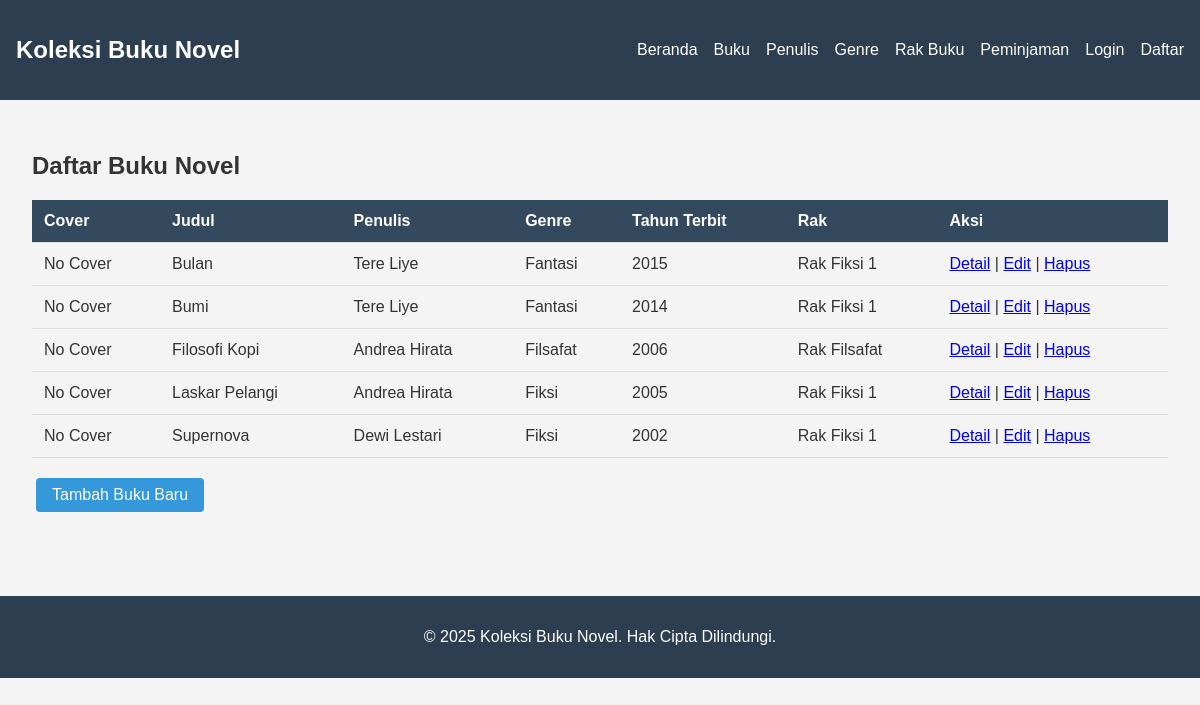
Page /pages/books/index.php on the committed database.
### tables this page shows
CREATE TABLE books (
    id INT AUTO_INCREMENT PRIMARY KEY,
    title VARCHAR(200) NOT NULL,
    author_id INT,
    genre_id INT,
    publication_year YEAR,
    isbn VARCHAR(20),
    description TEXT,
    rack_id INT,
    total_copies INT DEFAULT 1,
    available_copies INT DEFAULT 1,
    cover_image VARCHAR(255),
    created_at TIMESTAMP DEFAULT CURRENT_TIMESTAMP,
    updated_at TIMESTAMP DEFAULT CURRENT_TIMESTAMP ON UPDATE CURRENT_TIMESTAMP,
    FOREIGN KEY (author_id) REFERENCES authors(id) ON DELETE SET NULL,
    FOREIGN KEY (genre_id) REFERENCES genres(id) ON DELETE SET NULL,
    FOREIGN KEY (rack_id) REFERENCES racks(id) ON DELETE SET NULL
);

CREATE TABLE authors (
    id INT AUTO_INCREMENT PRIMARY KEY,
    name VARCHAR(100) NOT NULL,
    biography TEXT,
    birth_date DATE,
    death_date DATE,
    nationality VARCHAR(50),
    photo VARCHAR(255),
    created_at TIMESTAMP DEFAULT CURRENT_TIMESTAMP,
    updated_at TIMESTAMP DEFAULT CURRENT_TIMESTAMP ON UPDATE CURRENT_TIMESTAMP
);

CREATE TABLE genres (
    id INT AUTO_INCREMENT PRIMARY KEY,
    name VARCHAR(50) UNIQUE NOT NULL,
    description TEXT,
    created_at TIMESTAMP DEFAULT CURRENT_TIMESTAMP,
    updated_at TIMESTAMP DEFAULT CURRENT_TIMESTAMP ON UPDATE CURRENT_TIMESTAMP
);

CREATE TABLE racks (
    id INT AUTO_INCREMENT PRIMARY KEY,
    name VARCHAR(50) NOT NULL,
    location VARCHAR(100),
    description TEXT,
    created_at TIMESTAMP DEFAULT CURRENT_TIMESTAMP,
    updated_at TIMESTAMP DEFAULT CURRENT_TIMESTAMP ON UPDATE CURRENT_TIMESTAMP
);

### pages/books/index.php (the view, shortened to what this page needs)
<?php
require_once dirname(__DIR__, 2) . '/includes/header.php';
echo "<h2>Daftar Buku Novel</h2>";
$stmt = $pdo->query("SELECT b.*, a.name as author_name, g.name as genre_name, r.name as rack_name
                     FROM books b
                     LEFT JOIN authors a ON b.author_id = a.id
                     LEFT JOIN genres g ON b.genre_id = g.id
                     LEFT JOIN racks r ON b.rack_id = r.id
                     ORDER BY b.title");
$books = $stmt->fetchAll(PDO::FETCH_ASSOC);
echo "<div class='books-list'>";
if (count($books) > 0) {
    echo "<table class='table'>";
    echo "<thead>";
    echo "<tr>";
    echo "<th>Cover</th>";
    echo "<th>Judul</th>";
    echo "<th>Penulis</th>";
    echo "<th>Genre</th>";
    echo "<th>Tahun Terbit</th>";
    echo "<th>Rak</th>";
    echo "<th>Aksi</th>";
    echo "</tr>";
    echo "</thead>";
    echo "<tbody>";
    foreach ($books as $book) {
        echo "<tr>";
        echo "<td>";
        if ($book['cover_image']) {
            echo "<img src='" . COVER_UPLOAD_PATH . $book['cover_image'] . "' alt='" . $book['title'] . "' width='50'>";
        } else {
            echo "No Cover";
        }
        echo "</td>";
        echo "<td>" . $book['title'] . "</td>";
        echo "<td>" . ($book['author_name'] ?? 'Tidak Diketahui') . "</td>";
        echo "<td>" . ($book['genre_name'] ?? 'Tidak Diketahui') . "</td>";
        echo "<td>" . $book['publication_year'] . "</td>";
        echo "<td>" . ($book['rack_name'] ?? 'Tidak Ditentukan') . "</td>";
        echo "<td>";
        echo "<a href='detail.php?id=" . $book['id'] . "'>Detail</a> | ";
        echo "<a href='edit.php?id=" . $book['id'] . "'>Edit</a> | ";
        echo "<a href='delete.php?id=" . $book['id'] . "' onclick=\"return confirm('Yakin ingin menghapus buku ini?')\">Hapus</a>";
        echo "</td>";
        echo "</tr>";
    }
    echo "</tbody>";
    echo "</table>";
} else {
    echo "<p>Belum ada buku dalam koleksi.</p>";
}
echo "</div>";
echo "<div class='actions'>";
echo "<a href='create.php' class='btn btn-primary'>Tambah Buku Baru</a>";
echo "</div>";
require_once dirname(__DIR__, 2) . '/includes/footer.php';
?>

### includes/header.php (shortened to what this page needs)
<!DOCTYPE html>
<html lang="id">
<head>
    <link rel="stylesheet" href="<?php echo BASE_URL; ?>/assets/css/style.css">
</head>
<body>
    <header>
        <nav class="navbar">
            <div class="nav-brand">
                <h1><a href="<?php echo BASE_URL; ?>/index.php"><?php echo SITE_NAME; ?></a></h1>
            </div>
            <ul class="nav-menu">
                <li><a href="<?php echo BASE_URL; ?>/index.php">Beranda</a></li>
                <li><a href="<?php echo BASE_URL; ?>/pages/books/index.php">Buku</a></li>
                <li><a href="<?php echo BASE_URL; ?>/pages/authors/index.php">Penulis</a></li>
                <li><a href="<?php echo BASE_URL; ?>/pages/genres/index.php">Genre</a></li>
                <li><a href="<?php echo BASE_URL; ?>/pages/racks/index.php">Rak Buku</a></li>
                <li><a href="<?php echo BASE_URL; ?>/pages/lending/index.php">Peminjaman</a></li>
                <?php if (isset($_SESSION['user_id'])): ?>
                <li><a href="<?php echo BASE_URL; ?>/pages/profile/index.php">Profil</a></li>
                <li><a href="<?php echo BASE_URL; ?>/pages/auth/logout.php">Logout</a></li>
                <?php else: ?>
                <li><a href="<?php echo BASE_URL; ?>/pages/auth/login.php">Login</a></li>
                <li><a href="<?php echo BASE_URL; ?>/pages/auth/register.php">Daftar</a></li>
                <?php endif; ?>
            </ul>
        </nav>
    </header>
    <main>

### includes/footer.php (shortened to what this page needs)
    </main>
    <footer>
        <p>&copy; <?php echo date('Y'); ?> <?php echo SITE_NAME; ?>. Hak Cipta Dilindungi.</p>
    </footer>
</body>
</html>

### assets/css/style.css (style rules this page uses)
body { font-family: Arial, sans-serif; margin: 0; padding: 0; background-color: #f4f4f4; color: #333; }
header { background-color: #2c3e50; color: white; padding: 1rem; }
.navbar { display: flex; justify-content: space-between; align-items: center; }
.nav-brand a { color: white; text-decoration: none; font-size: 1.5rem; }
.nav-menu { display: flex; list-style: none; margin: 0; padding: 0; }
.nav-menu li { margin-left: 1rem; }
.nav-menu a { color: white; text-decoration: none; }
main { padding: 2rem; max-width: 1200px; margin: 0 auto; }
footer { background-color: #2c3e50; color: white; text-align: center; padding: 1rem; margin-top: 2rem; }
.table { width: 100%; border-collapse: collapse; margin: 1rem 0; }
.table th, .table td { padding: 0.75rem; text-align: left; border-bottom: 1px solid #ddd; }
.table th { background-color: #34495e; color: white; }
.btn { display: inline-block; padding: 0.5rem 1rem; background-color: #3498db; color: white; text-decoration: none; border-radius: 4px; margin: 0.25rem; }
.btn-primary { background-color: #3498db; }
.actions { margin: 1rem 0; }

### rows in the picture
books: shows "No Cover", title "Bulan", author.name "Tere Liye", genre.name "Fantasi", publication_year "2015", rack.name "Rak Fiksi 1"
books: shows "No Cover", title "Bumi", author.name "Tere Liye", genre.name "Fantasi", publication_year "2014", rack.name "Rak Fiksi 1"
books: shows "No Cover", title "Filosofi Kopi", author.name "Andrea Hirata", genre.name "Filsafat", publication_year "2006", rack.name "Rak Filsafat"
books: shows "No Cover", title "Laskar Pelangi", author.name "Andrea Hirata", genre.name "Fiksi", publication_year "2005", rack.name "Rak Fiksi 1"
books: shows "No Cover", title "Supernova", author.name "Dewi Lestari", genre.name "Fiksi", publication_year "2002", rack.name "Rak Fiksi 1"

### other values in the picture
SITE_NAME "Koleksi Buku Novel"
